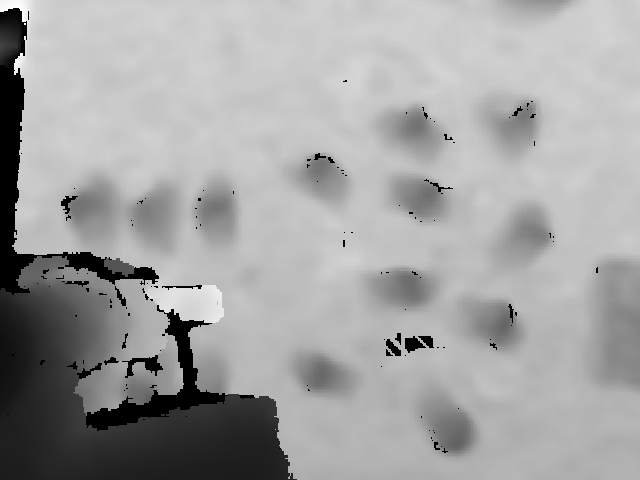
#> input picture opencv/cpp/sample/ongrdepth001.png, 640 x 480 px
$ python depth2normal2.py
#> lines starting #> are read from the running program, lines starting #| are printed output that depends on the picture; long printed decimals are rounded
#| (480, 640) uint16 [0, 255]
#!/usr/bin/python3
#\file    depth2normal2.py
#\brief   Convert a depth image to a normal image with considering 3D geometry.
#\author  Akihiko Yamaguchi, info@akihikoy.net
#\version 0.1
#\date    Dec.08, 2021
import numpy as np
import six.moves.cPickle as pickle
import cv2
import time

def DepthToNormalCore(img_depth, proj_mat):
  m= img_depth.astype('int16')
  Fx,Fy,Cx,Cy= proj_mat[0,0],proj_mat[1,1],proj_mat[0,2],proj_mat[1,2]
  Fz= 1e3
  u= np.repeat([list(range(m.shape[1]))],m.shape[0],axis=0)
  v= np.repeat([list(range(m.shape[0]))],m.shape[1],axis=0).T
  d1= np.pad(m[:,1:], ((0,0),(0,1)), 'constant')
  d3= np.pad(m[:,:-1], ((0,0),(1,0)), 'constant')
  d2= np.pad(m[1:,:], ((0,1),(0,0)), 'constant')
  d4= np.pad(m[:-1,:], ((1,0),(0,0)), 'constant')
  ny= (d1+d3)*(d2-d4)/(Fx*Fz*Fz)
  nx= (d1-d3)*(d2+d4)/(Fy*Fz*Fz)
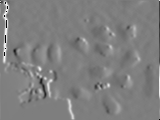
#> nx: shape (120, 160) float64; min -5.26e-05, max 5.35e-05, mean 4.86e-07; drawn with min black and max white
  nz= ((u+v+(-Cx-Cy+1))*d1*d2 + (-u+v+(+Cx-Cy+1))*d2*d3 + (-u-v+(Cx+Cy+1))*d3*d4 + (u-v+(-Cx+Cy+1))*d1*d4)/(Fx*Fy*Fz*Fz)
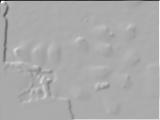
#> nz: shape (120, 160) float64; min -7.96e-05, max 3.92e-05, mean 2.26e-23; drawn with min black and max white
  alpha= np.arctan2(ny, nx)  #Angle of the normal projected on xy plane from x axis
  beta= np.abs(np.arctan2(nz, np.sqrt(nx*nx+ny*ny)))  #Angle of the normal from xy plane
  #print np.min(nz), np.max(nz)
  return alpha,beta

def DepthToNormal(img_depth, proj_mat, resize_ratio=0.5, ks_gauss=5):
  if resize_ratio==1 or resize_ratio is None:
    img_depth= cv2.GaussianBlur(img_depth,(ks_gauss,ks_gauss),0)
    return DepthToNormalCore(img_depth, proj_mat)
  else:
    img_depth_s= cv2.resize(img_depth, (int(img_depth.shape[1]*resize_ratio),int(img_depth.shape[0]*resize_ratio)))
    proj_mat_s= GetProjMatForResizedImg(proj_mat, resize_ratio)
    img_depth_s= cv2.GaussianBlur(img_depth_s,(ks_gauss,ks_gauss),0)
    alpha_s,beta_s= DepthToNormalCore(img_depth_s, proj_mat)
    alpha= cv2.resize(alpha_s, (img_depth.shape[1],img_depth.shape[0]))
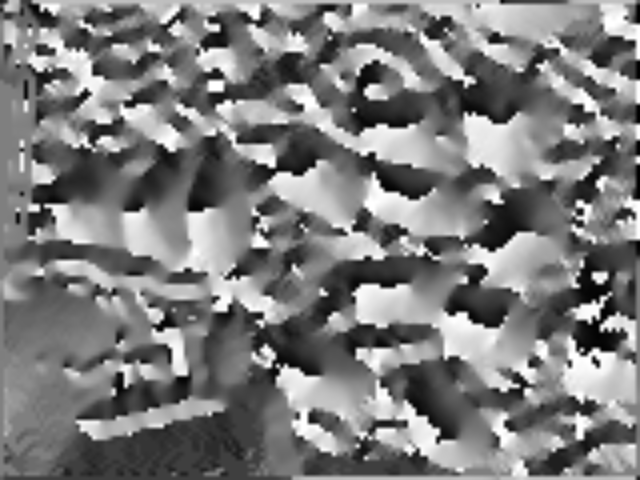
#> alpha: shape (480, 640) float64; min -3.13, max 3.14, mean -0.0533; drawn with min black and max white
    beta= cv2.resize(beta_s, (img_depth.shape[1],img_depth.shape[0]))
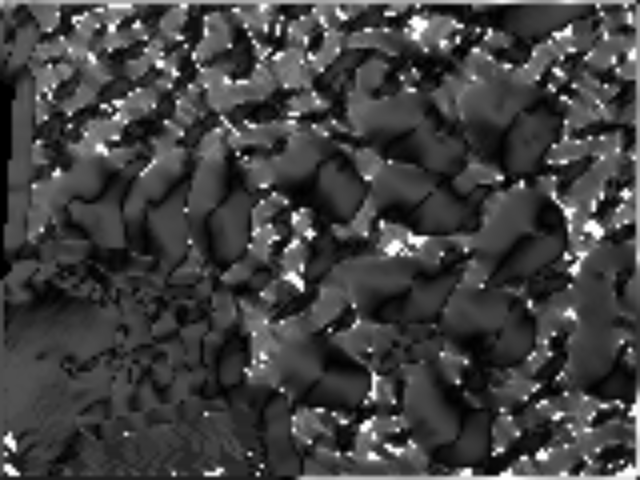
#> beta: shape (480, 640) float64; min 0, max 1.57, mean 0.4; drawn with min black and max white
    return alpha,beta

#Get a projection matrix for resized image.
def GetProjMatForResizedImg(P, resize_ratio):
  P= resize_ratio*P
  P[2,2]= 1.0
  return P

if __name__=='__main__':
  img_depth= cv2.cvtColor(cv2.imread('../cpp/sample/ongrdepth001.png'), cv2.COLOR_BGR2GRAY).astype(np.uint16)
  # [8 lines of commented-out code are left out]
  print(img_depth.shape, img_depth.dtype, [np.min(img_depth), np.max(img_depth)])

  proj_mat= np.array([[612.449462890625, 0.0, 317.5238952636719, 0.0], [0.0, 611.5702514648438, 237.89498901367188, 0.0], [0.0, 0.0, 1.0, 0.0]])

  t_start= time.time()
  norm_alpha,norm_beta= DepthToNormal(img_depth, proj_mat, resize_ratio=0.25)
  print('Computation time:',time.time()-t_start)

  print([np.min(norm_alpha),np.max(norm_alpha)], [np.min(norm_beta),np.max(norm_beta)])
#| [-3.130, 3.142] [0.0, 1.571]

  beta_img= ((1.0-norm_beta/(0.5*np.pi))*255.).astype('uint8')
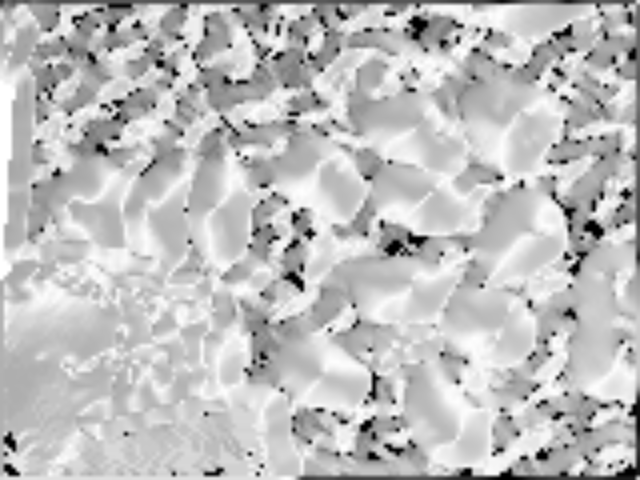
#> beta_img: shape (480, 640); min 0, max 255, mean 189.5
  hsvimg= np.dstack(((norm_alpha/np.pi*127.+128.).astype('uint8'),
                     (np.ones_like(norm_alpha)*255).astype('uint8'),
                     beta_img,
                     ))
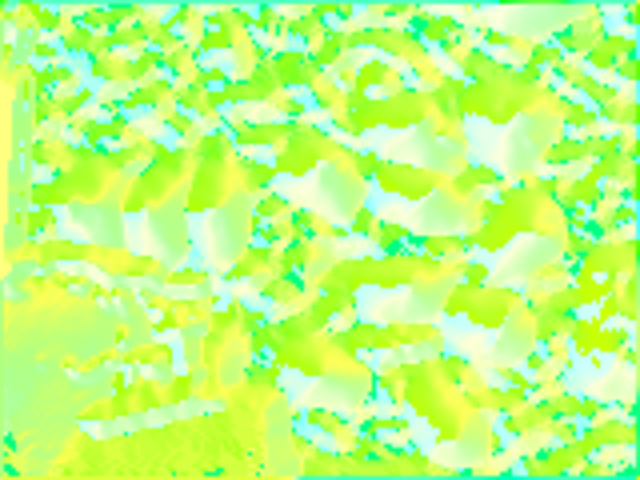
#> hsvimg: shape (480, 640, 3); mean of channels 0, 1, 2 125.4, 255, 189.5; drawn as B, G, R

  cv2.imshow('depth',cv2.cvtColor(img_depth.astype('uint8'), cv2.COLOR_GRAY2BGR))
  cv2.imshow('normal',cv2.cvtColor(hsvimg, cv2.COLOR_HSV2BGR))
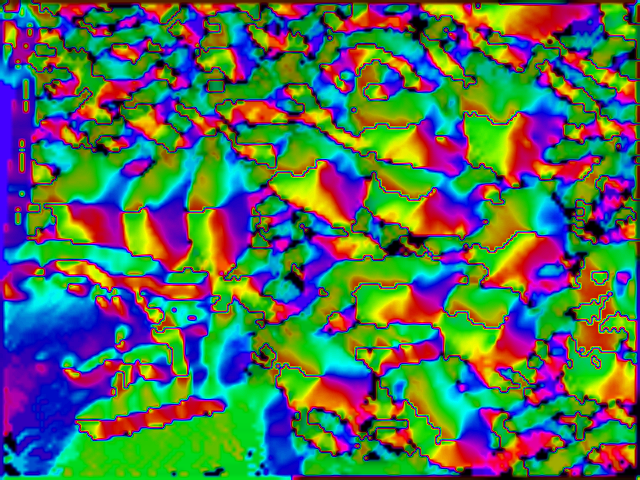
#> window 'normal': shape (480, 640, 3); mean B, G, R 85.5, 110.6, 82.2
  #beta_img[beta_img<220]= 0
  cv2.imshow('normal(beta)',beta_img)
  while cv2.waitKey() & 0xFF not in map(ord,[' ','q']):  pass
#> (key Esc is pressed here)
#> (key Enter is pressed here)

$ run again, with opencv/cpp/sample/test_depth2.png copied over opencv/cpp/sample/ongrdepth001.png
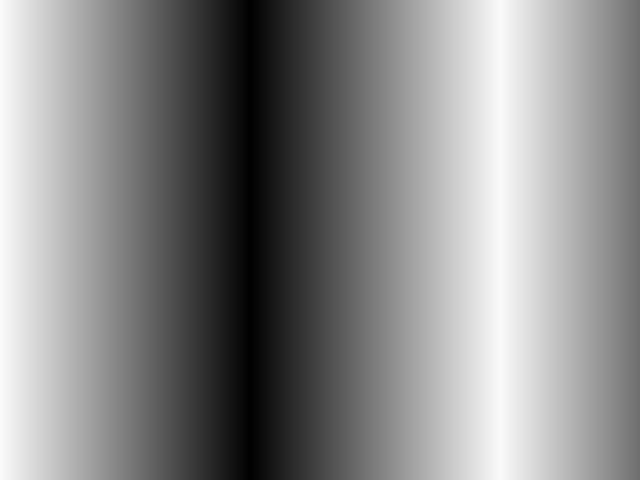
#> input picture opencv/cpp/sample/test_depth2.png, 640 x 480 px
#| (480, 640) uint16 [0, 250]
#| [-2.579, 3.142] [0.008401, 1.503]
#> `hsvimg= np.dstack(((norm_alpha/np.pi*127.+128.).astype('uint8'), (np.o..`:
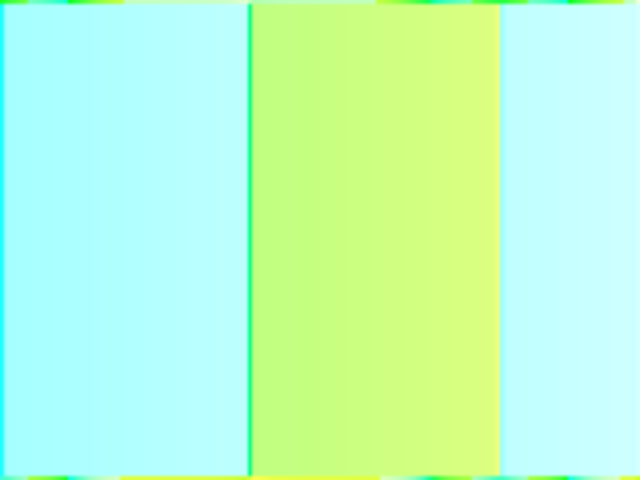
#> hsvimg: shape (480, 640, 3); mean of channels 0, 1, 2 203.7, 255, 189.8; drawn as B, G, R
#> `cv2.imshow('normal',cv2.cvtColor(hsvimg, cv2.COLOR_HSV2BGR))`:
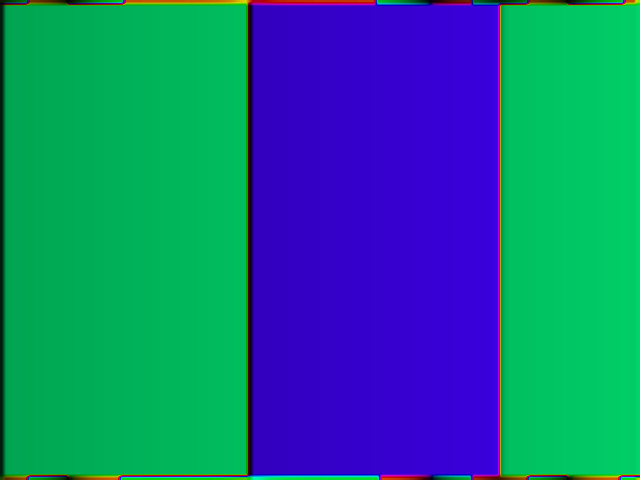
#> window 'normal': shape (480, 640, 3); mean B, G, R 132.2, 110.3, 23.4

$ run again, with opencv/cpp/sample/test_depth3.png copied over opencv/cpp/sample/ongrdepth001.png
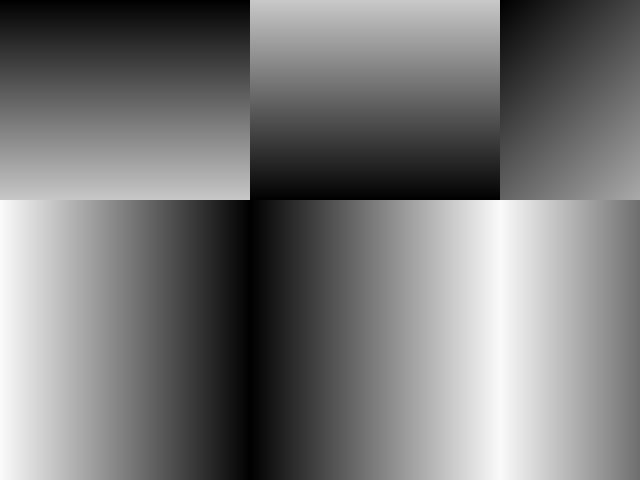
#> input picture opencv/cpp/sample/test_depth3.png, 640 x 480 px
#| (480, 640) uint16 [0, 250]
#| [-3.122, 3.142] [0.008401, 1.520]
#> `cv2.imshow('normal',cv2.cvtColor(hsvimg, cv2.COLOR_HSV2BGR))`:
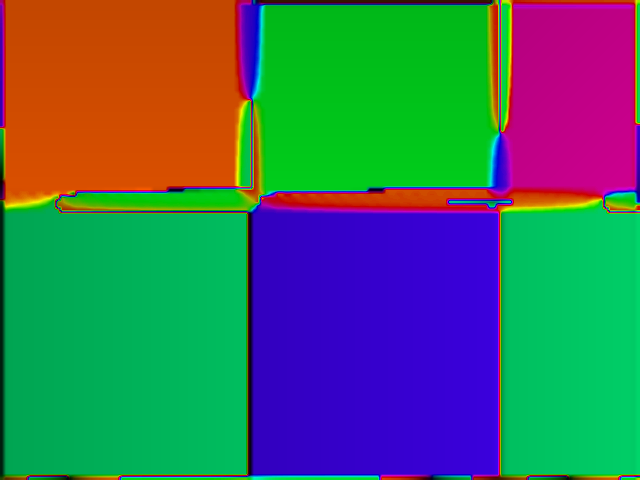
#> window 'normal': shape (480, 640, 3); mean B, G, R 93, 107.2, 66.8
